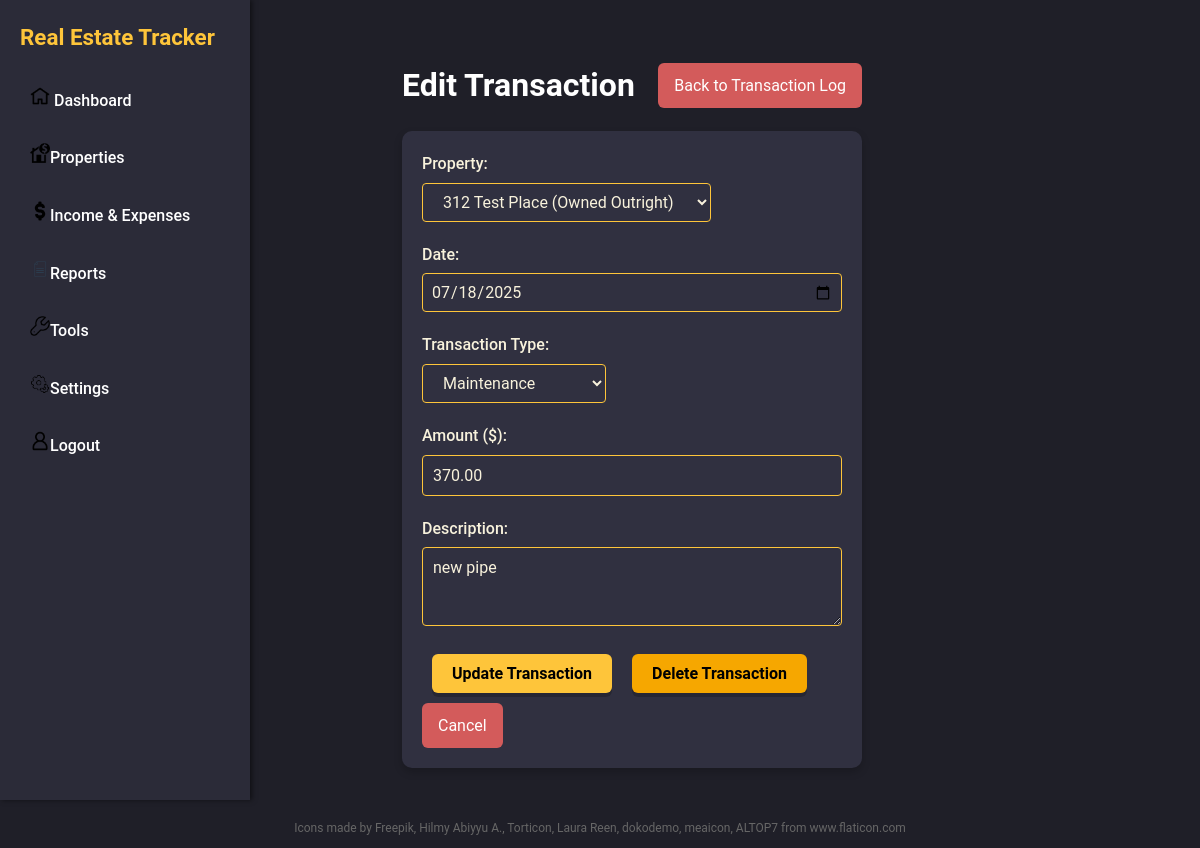
The app's page /transactions/8/edit/ with its own data.
### core/models.py (models this page shows, shortened)
class Transaction(models.Model):
    TRANSACTION_TYPES = [
        ('rental_income', 'Rental Income'),
        ('additional_income', 'Additional Income'),
        ('maintenance', 'Maintenance'),
        ('taxes', 'Property Taxes'),
        ('insurance', 'Insurance'),
        ('other_expense', 'Other Expense'),
        ('other_income', 'Other Income'),
    ]
    property = models.ForeignKey(Property, on_delete=models.CASCADE, null=True, blank=True)
    date = models.DateField()
    amount = models.DecimalField(max_digits=10, decimal_places=2)  # Store as positive always
    transaction_type = models.CharField(max_length=20, choices=TRANSACTION_TYPES)
    description = models.TextField(blank=True)
    created_at = models.DateTimeField(auto_now_add=True)

### core/views.py (the view)
# urls.py: path('transactions/<int:transaction_id>/edit/', views.edit_transaction, name='edit_transaction'),
def edit_transaction(request, transaction_id):
    transaction_obj = get_object_or_404(Transaction, id=transaction_id)
    if request.method == 'POST':
        if 'delete' in request.POST:
            transaction_description = transaction_obj.description or f"{transaction_obj.get_transaction_type_display()} transaction"
            property_address = transaction_obj.property.address if transaction_obj.property else "No Property"
            transaction_obj.delete()
            messages.success(request, f'Transaction "{transaction_description}" for {property_address} has been deleted successfully!')
            return redirect('transaction_log')
        else:
            form = TransactionForm(request.POST, instance=transaction_obj)
            if form.is_valid():
                form.save()
                messages.success(request, 'Transaction updated successfully!')
                return redirect('transaction_log')
            else:
                messages.error(request, 'Please correct the errors below.')
    else:
        form = TransactionForm(instance=transaction_obj)
    context = {
        'form': form,
        'transaction': transaction_obj,
    }
    return render(request, 'edit_transaction.html', context)

### core/forms.py
class TransactionForm(forms.ModelForm):
    class Meta:
        model = Transaction
        fields = ['property', 'date', 'amount', 'transaction_type', 'description']
        widgets = {
            'property': forms.Select(attrs={'class': 'form-control'}),
            'date': forms.DateInput(attrs={'class': 'form-control', 'type': 'date'}),
            'amount': forms.NumberInput(attrs={'class': 'form-control', 'step': '0.01', 'min': '0'}),
            'transaction_type': forms.Select(attrs={'class': 'form-control'}),
            'description': forms.Textarea(attrs={'class': 'form-control', 'rows': 3}),
        }

### core/models.py (called while the page is built)
    def __str__(self):
        return f"{self.address} ({self.get_property_type_display()})"

### core/templates/edit_transaction.html (shortened to what this page needs)
{% extends 'base.html' %}
{% block content %}
<div class="main-content">
    <div class="form-container">
        <div style="display: flex; justify-content: space-between; align-items: center; margin-bottom: 20px;">
            <h1>Edit Transaction</h1>
            <a href="{% url 'transaction_log' %}" class="btn-negative" style="text-decoration: none; padding: 10px 16px; border-radius: 6px;">Back to Transaction Log</a>
        </div>
        <form method="post" class="card">
            <div class="form-group">
                <label for="{{ form.property.id_for_label }}">Property:</label>
                {{ form.property }}
            </div>
            <div class="form-group">
                <label for="{{ form.date.id_for_label }}">Date:</label>
                {{ form.date }}
            </div>
            <div class="form-group">
                <label for="{{ form.transaction_type.id_for_label }}">Transaction Type:</label>
                {{ form.transaction_type }}
            </div>
            <div class="form-group">
                <label for="{{ form.amount.id_for_label }}">Amount ($):</label>
                {{ form.amount }}
            </div>
            <div class="form-group">
                <label for="{{ form.description.id_for_label }}">Description:</label>
                {{ form.description }}
            </div>
            <div style="display: flex; gap: 10px; margin-top: 20px; flex-wrap: wrap;">
                <button type="submit" class="btn-accent">Update Transaction</button>
                <button type="button" class="btn-alert" onclick="confirmDelete()">Delete Transaction</button>
                <a href="{% url 'transaction_log' %}" class="btn-negative" style="text-decoration: none; padding: 10px 16px; border-radius: 6px;">Cancel</a>
            </div>
        </form>
    </div>
</div>
{% endblock %}

### static_source/css/style.css (style rules this page uses)
:root { --color-gold: #FEC53A; --color-bg-main: #1F1F28; --color-sidebar: #2B2B38; --color-white: #FFFFFF; --color-muted: #B4B4C4; --color-positive: #00C896; --color-negative: #D35B5B; --color-alert: #F6A700; --color-chart-highlight: #FFCB60; --color-card-text: #F8F2DC; --color-divider: #D7D7D7; --color-card-bg: #303040; --color-gold-dark: #F8C471; --color-positive-dark: #00B359; --color-alert-dark: #F6A700; }
* { margin: 0; padding: 0; box-sizing: border-box; }
html { font-size: 16px; scroll-behavior: smooth; }
body { font-family: 'Roboto', sans-serif; background-color: var(--color-bg-main); color: var(--color-white); line-height: 1.6; min-height: 100vh; }
a { color: inherit; text-decoration: none; }
button, input, select, textarea { font-family: inherit; font-size: 1em; background-color: var(--color-card-bg); color: var(--color-card-text); border: 1px solid var(--color-gold); border-radius: 4px; padding: 0.5em 1em; transition: all 0.3s ease; }
body { display: flex; min-height: 100vh; color: var(--color-white); }
.main-content { flex: 1; padding: 20px; background-color: var(--color-bg-main); margin-left: 250px; max-width: 1200px; margin: 0 auto; }
.card { background-color: var(--color-card-bg); padding: 20px; border-radius: 10px; box-shadow: 0 4px 8px rgba(0, 0, 0, 0.2); color: var(--color-card-text); margin-bottom: 20px; }
.btn-accent { background-color: var(--color-gold); color: #000; border: none; padding: 10px 16px; border-radius: 6px; font-weight: bold; cursor: pointer; }
.btn-negative { background-color: var(--color-negative); color: var(--color-white); }
.btn-alert { background-color: var(--color-alert); color: var(--color-white); }
.form-container { max-width: 500px; margin: 0 auto; padding: 20px; }
.form-group { margin-bottom: 20px; }
.form-group label { display: block; margin-bottom: 6px; color: var(--color-card-text); font-weight: 500; }
.form-group input, .form-group textarea { width: 100%; padding: 10px; background-color: var(--color-card-bg); border: 1px solid var(--color-gold); border-radius: 4px; color: var(--color-card-text); font-size: 1em; }
.form-group input[type="date"] { padding: 8px; }
.btn-accent, .btn-positive, .btn-alert { display: inline-block; padding: 10px 20px; font-size: 1em; text-align: center; text-decoration: none; border-radius: 6px; transition: all 0.1s ease; margin-left: 10px; font-weight: bold; border: none; box-shadow: 0 4px 0 rgba(0, 0, 0, 0.2); position: relative; }
.btn-accent { background-color: var(--color-gold); color: #000; }
.btn-alert { background-color: var(--color-alert); color: #000; }

### records on screen
Transaction: property "312 Test Place (Owned Outright)", date "07/18/2025", transaction_type "Maintenance", amount "370.00", description "new pipe"
